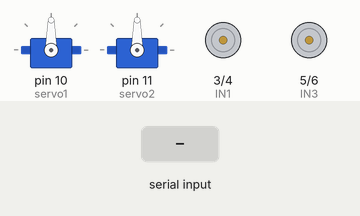
Simulated run of this sketch. Board: Arduino Uno, built with avr-gcc and run on an emulated ATmega328P. Parts: 2 × servo, motor-driver pin pairs drawn as motors (green arrow = first pin HIGH = forward, orange = second pin HIGH = backward, longer = more drive, scaled by the enable pin). Inputs (shaded band) come from the test bench.

Above: at 1.2 s.
1.3 s: "F" received over the second serial link
At 2.5 s:
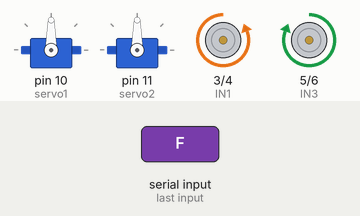
2.8 s: "B" received over the second serial link
At 3.8 s:
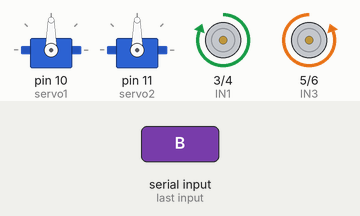
4.3 s: "L" received over the second serial link
At 5.0 s:
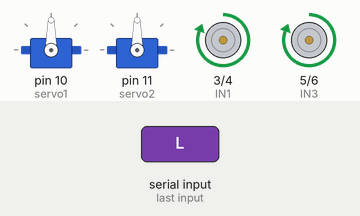
5.8 s: "R" received over the second serial link
At 6.1 s:
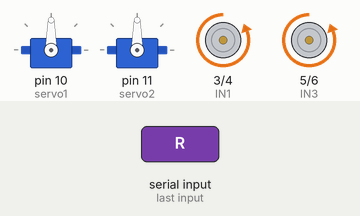
7.3 s: "X" received over the second serial link
At 8.5 s:
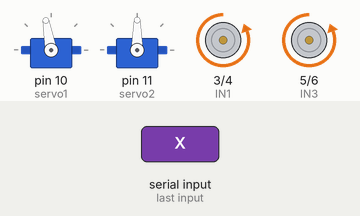
8.8 s: "Q" received over the second serial link
At 9.6 s:
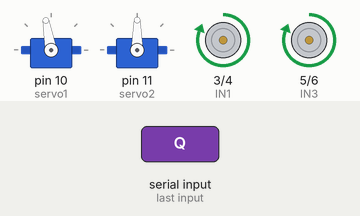
Timing chart, 0 to 11.3 s (numbered marks = the images above; inputs shaded):
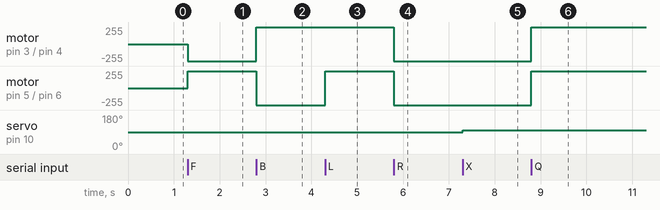

The sketch:

Xedieukhienservo.ino
```cpp
//Cre: Tấn Cường UTE
#include "SoftwareSerial.h"
#include <Servo.h>
Servo servo1;
Servo servo2;
SoftwareSerial HC05 (1, 0); //TX, RX
int ENA = 2;
int IN1 = 3;
int IN2 = 4;
int IN3 = 5;
int IN4 = 6;
int ENB = 7;
char dieu_khien;
int Speed = 225;
int vitri = 0;
int vitri1 = 0;
int quay = 0;
int quay1 = 0;
void setup() {
  HC05.begin(9600);
  pinMode(IN1, OUTPUT);
  pinMode(IN2, OUTPUT);
  pinMode(IN3, OUTPUT);
  pinMode(IN4, OUTPUT);
  pinMode(ENA, OUTPUT);
  pinMode(ENB, OUTPUT);
  analogWrite(ENA, Speed);
  analogWrite(ENB, Speed);
  servo1.attach(10);
  servo2.attach(11);
}
void loop()
{
  if (HC05.available() > 0)
  {
    dieu_khien = HC05.read();
    Serial.println(dieu_khien);
    switch (dieu_khien)
    {
      case 'F':
        tien();
        Serial.print("Chay tien");
        break;
      case 'B':
        lui();
        Serial.print("Chay lui");
        break;
      case 'L':
        trai();
        Serial.print("Re trai");
        break;
      case 'R':
        phai();
        Serial.print("Re phai");
        break;
      case 'Q':
        trai();
        Serial.print("Re phai");
        break;
      case 'E':
        phai();
        Serial.print("Re phai");
        break;
      case 'C':
        lphai();
        Serial.print("Re phai");
        break;
      case 'Z':
        ltrai();
        Serial.print("Re phai");
        break;
      case 'S':
        Stop();
        Serial.print("Dung");
        break;
      case 'X':
//        if (vitri % 2 == 0){
//          quay += 10;
//          if (quay > 110){
//            quay = 110;
//            vitri += 1;
//          }
//        }else if (vitri % 2 !=0){
//          quay -= 10;
//          if (quay < 0){
//            quay = 0;
//            vitri += 1;
//          }
//        }
        if (vitri % 2 == 0){
          quay += 100;
          if (quay >100){
            quay = 100;
            vitri += 1;
          }
        }else if (vitri % 2 !=0){
          quay -= 100;
          if (quay < 0){
            quay = 0;
            vitri += 1;
          }
        }
        len();
        break;
      case 'Y':
//      if (vitri1 % 2 == 0){
//          quay1 += 10;
//          if (quay1 > 85){
//            quay1 = 85;
//            vitri1 += 1;
//          }
//        }else if (vitri1 % 2 !=0){
//          quay1 -= 10;
//          if (quay1 < 5){
//            quay1 = 5;
//            vitri1 += 1;
//          }
//        }
        if (vitri1 % 2 == 0){
          quay1 += 80;
          if (quay1 >80){
            quay1 = 80;
            vitri1 += 1;
          }
        }else if (vitri1 % 2 !=0){
          quay1 -= 55;
          if (quay1 < 25){
            quay1 = 25;
            vitri1 += 1;
          }
        }
        gap();
        break;
    }
  }
}
void tien() {
  digitalWrite(IN1, LOW);
  digitalWrite(IN2, HIGH);
  digitalWrite(IN3, HIGH);
  digitalWrite(IN4, LOW);
}
void lui() {
  digitalWrite(IN1, HIGH);
  digitalWrite(IN2, LOW);
  digitalWrite(IN3, LOW);
  digitalWrite(IN4, HIGH);
}
void phai() {
  digitalWrite(IN1, LOW);
  digitalWrite(IN2, HIGH);
  digitalWrite(IN3, LOW);
  digitalWrite(IN4, HIGH);
}
void trai() {
  digitalWrite(IN1, HIGH);
  digitalWrite(IN2, LOW);
  digitalWrite(IN3, HIGH);
  digitalWrite(IN4, LOW);
}
void ltrai() {
  digitalWrite(IN1, HIGH);
  digitalWrite(IN2, LOW);
  digitalWrite(IN3, LOW);
  digitalWrite(IN4, HIGH);
}
void lphai() {
  digitalWrite(IN1, LOW);
  digitalWrite(IN2, HIGH);
  digitalWrite(IN3, LOW);
  digitalWrite(IN4, HIGH);
}
void Stop() {
  digitalWrite(IN1, LOW);
  digitalWrite(IN2, LOW);
  digitalWrite(IN3, LOW);
  digitalWrite(IN4, LOW);
}
void len(){
  servo1.write(quay);
}
void gap(){
  servo2.write(quay1);
}
```

Measured:
- after the input at 1.3 s, motor on pin 3 (IN1) / pin 4 (IN2): stopped → backward 255/255 at once; motor on pin 5 (IN3) / pin 6 (IN4): stopped → forward 255/255 at once
- after the input at 2.8 s, motor on pin 3 (IN1) / pin 4 (IN2): backward 255/255 → forward 255/255 at once; motor on pin 5 (IN3) / pin 6 (IN4): forward 255/255 → backward 255/255 at once
- after the input at 4.3 s, motor on pin 5 (IN3) / pin 6 (IN4): backward 255/255 → forward 255/255 at once
- after the input at 5.8 s, motor on pin 3 (IN1) / pin 4 (IN2), motor on pin 5 (IN3) / pin 6 (IN4): forward 255/255 → backward 255/255 at once
- after the input at 7.3 s, servo on pin 10 (servo1): 90° → 100° at once
- after the input at 8.8 s, motor on pin 3 (IN1) / pin 4 (IN2), motor on pin 5 (IN3) / pin 6 (IN4): backward 255/255 → forward 255/255 at once
